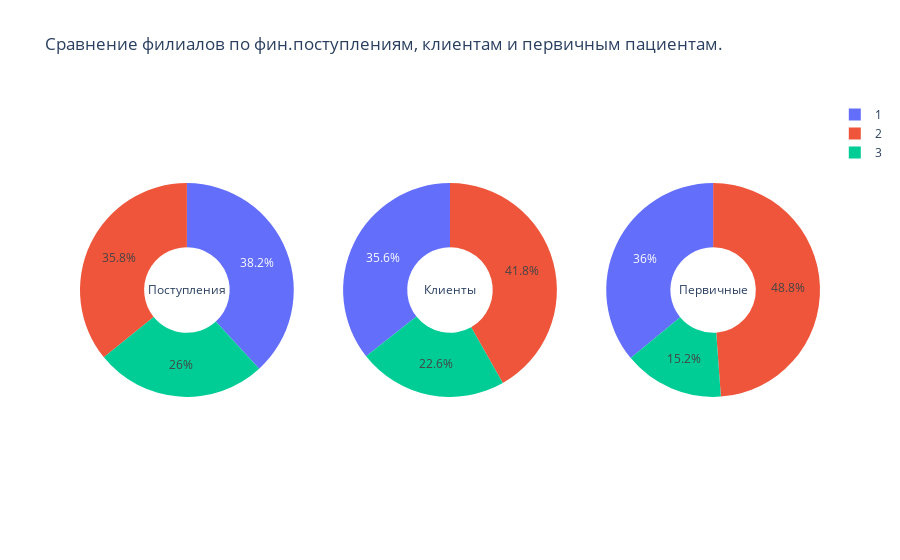

Here is the notebook cell this chart was saved with:
### Code cell
df.groupby('Filial', as_index=False).sum()
fig = make_subplots(rows=1, cols=3, specs=[[{'type':'domain'},{'type':'domain'},{'type':'domain'}]])

fig.add_trace(go.Pie(labels=df['Filial'], values=df['Income'], title='Поступления'),
              1, 1)
fig.add_trace(go.Pie(labels=df['Filial'], values=df['Clients'], title='Клиенты'),
              1, 2)
fig.add_trace(go.Pie(labels=df['Filial'], values=df['New Clients'], title='Первичные'),
              1, 3)
fig.update_traces(hole=.4, hoverinfo="label+percent+name")
fig.update_layout(title='Сравнение филиалов по фин.поступлениям, клиентам и первичным пациентам.')

fig.show()

### Figure 1 — Plotly figure (JSON) as saved in the notebook; plotly's stock layout.template omitted (floating-point values rounded to 4 significant figures; data arrays with more than 128 entries replaced by an {"elided": "..."} marker saying what was removed)
{"data": [{"domain": {"x": [0, 0.2889], "y": [0, 1]}, "hole": 0.4, "hoverinfo": "label+percent+name", "labels": {"elided": "422 str values"}, "title": {"text": "Поступления"}, "type": "pie", "values": {"elided": "422 int values"}}, {"domain": {"x": [0.3556, 0.6444], "y": [0, 1]}, "hole": 0.4, "hoverinfo": "label+percent+name", "labels": {"elided": "422 str values"}, "title": {"text": "Клиенты"}, "type": "pie", "values": {"elided": "422 int values"}}, {"domain": {"x": [0.7111, 1], "y": [0, 1]}, "hole": 0.4, "hoverinfo": "label+percent+name", "labels": {"elided": "422 str values"}, "title": {"text": "Первичные"}, "type": "pie", "values": {"elided": "422 int values"}}], "layout": {"title": {"text": "Сравнение филиалов по фин.поступлениям, клиентам и первичным пациентам."}}}
